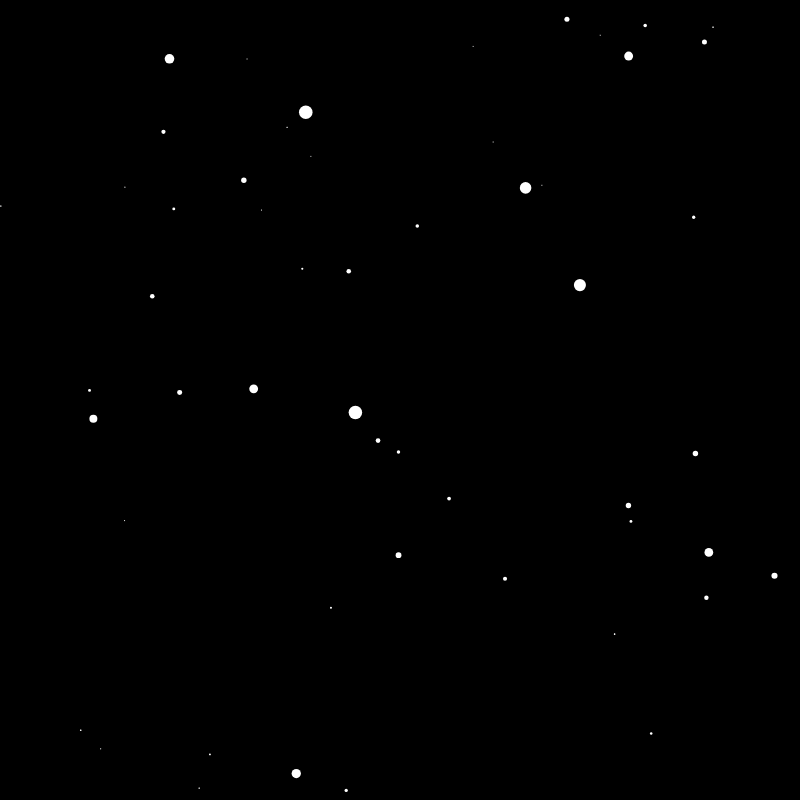
Frame 1 (no input)
Frame 60 (no input): identical to frame 1, image omitted
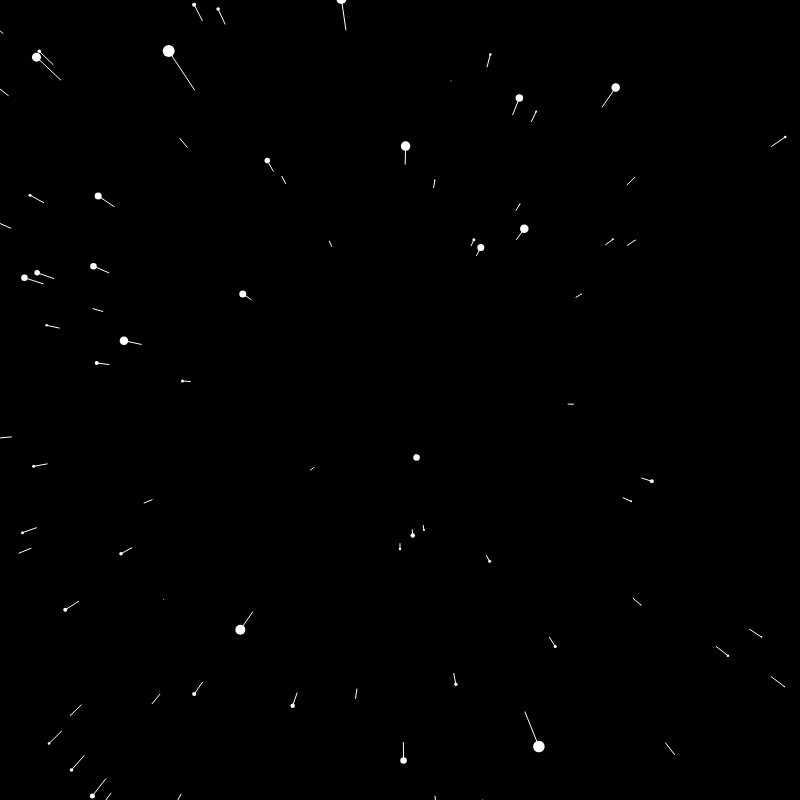
Frame 120 (the mouse pressed at the canvas centre since frame 60)

The p5.js sketch that drew these frames (run headless with seeded random() and noise() and a simulated clock; from frame 60 on, the mouse is pressed at the canvas centre):

// p5.js sketch
// ── sketch.js
let stars = [];
let speed = 0;

function setup() {
  createCanvas(800, 800);
  for (let i = 0; i < 800; i++) {
    stars[i] = {
      x: random(-width, width),
      y: random(-height, height),
      z: random(width),
      pz: null
    };
    stars[i].pz = stars[i].z;
  }
}

function draw() {
  speed = map(mouseX, 0, width, 0, 50);
  background(0);
  translate(width / 2, height / 2);

  for (let i = 0; i < stars.length; i++) {
    let star = stars[i];

    star.z -= speed;
    if (star.z < 1) {
      star.z = width;
      star.x = random(-width, width);
      star.y = random(-height, height);
      star.pz = star.z;
    }

    let sx = map(star.x / star.z, 0, 1, 0, width);
    let sy = map(star.y / star.z, 0, 1, 0, height);
    let r = map(star.z, 0, width, 16, 0);

    let px = map(star.x / star.pz, 0, 1, 0, width);
    let py = map(star.y / star.pz, 0, 1, 0, height);

    star.pz = star.z;

    fill(255);
    noStroke();
    ellipse(sx, sy, r, r);

    stroke(255);
    line(px, py, sx, sy);
  }
}
